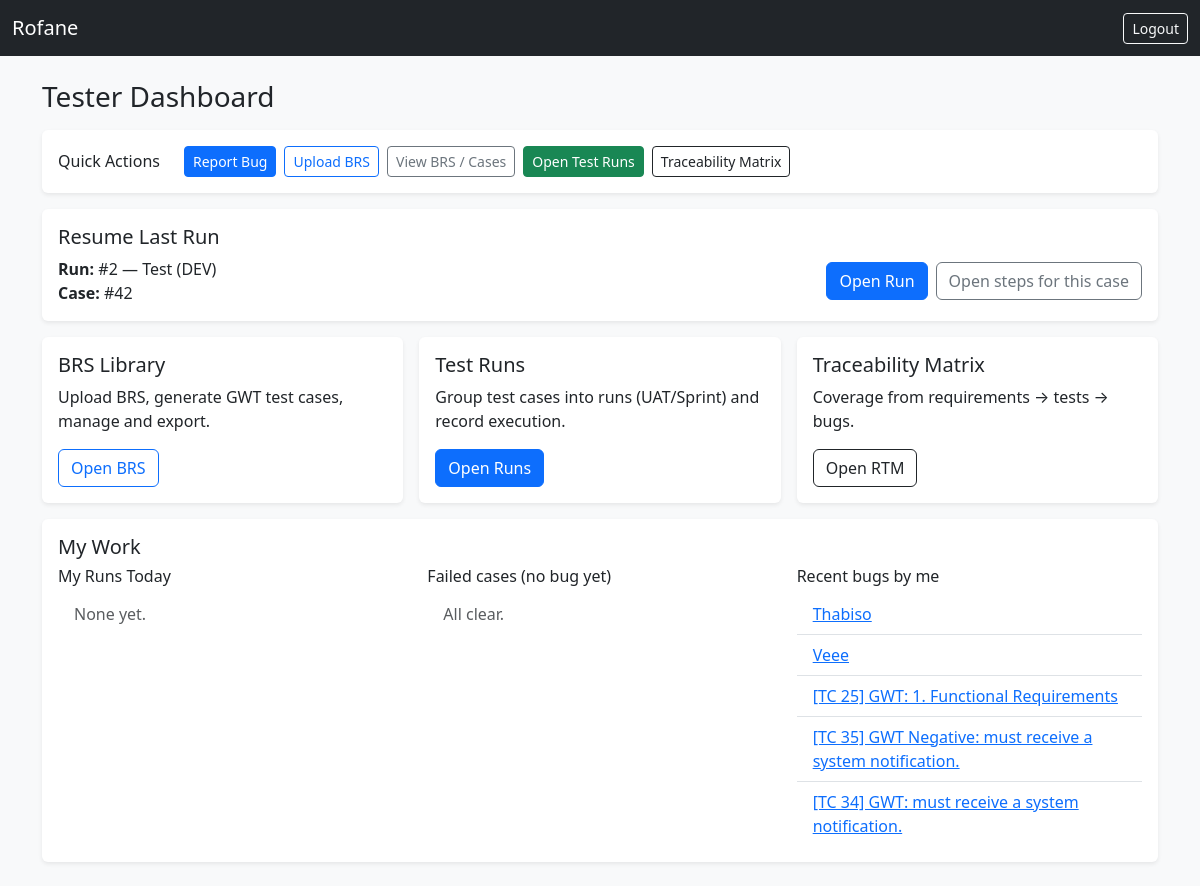
Screenshot of /dashboard/tester_dashboard.php (signed in) with the database file from the repository.
### tables this page shows
CREATE TABLE `bugs` (
  `id` int(11) NOT NULL,
  `title` varchar(255) DEFAULT NULL,
  `component` varchar(80) DEFAULT NULL,
  `target_release` varchar(40) DEFAULT NULL,
  `description` text DEFAULT NULL,
  `fix_notes` text DEFAULT NULL,
  `commit_ref` varchar(80) DEFAULT NULL,
  `severity` enum('Low','Medium','High','Critical') NOT NULL,
  `status` enum('Open','In Progress','Resolved','Closed') DEFAULT 'Open',
  `resolution` varchar(40) DEFAULT NULL,
  `closed_by` int(11) DEFAULT NULL,
  `closed_at` datetime DEFAULT NULL,
  `reported_by` int(11) DEFAULT NULL,
  `assigned_to` int(11) DEFAULT NULL,
  `created_at` timestamp NOT NULL DEFAULT current_timestamp(),
  `priority` varchar(20) DEFAULT 'Medium',
  `updated_at` timestamp NULL DEFAULT NULL
);

### dashboard/tester_dashboard.php (the view, shortened to what this page needs)
<?php
require_once '../includes/config.php';
$conn->query("CREATE TABLE IF NOT EXISTS test_runs (
    id INT AUTO_INCREMENT PRIMARY KEY,
    brs_id INT NOT NULL,
    name VARCHAR(255) NOT NULL,
    environment VARCHAR(255) DEFAULT 'Default',
    created_by INT NOT NULL,
    started_at TIMESTAMP NULL DEFAULT NULL,
    ended_at TIMESTAMP NULL DEFAULT NULL,
    created_at TIMESTAMP DEFAULT CURRENT_TIMESTAMP
)");
$conn->query("CREATE TABLE IF NOT EXISTS test_run_results (
    id INT AUTO_INCREMENT PRIMARY KEY,
    run_id INT NOT NULL,
    case_id INT NOT NULL,
    status VARCHAR(20) NOT NULL,
    actual TEXT NULL,
    executed_by INT NOT NULL,
    executed_at TIMESTAMP DEFAULT CURRENT_TIMESTAMP
)");
$conn->query("CREATE TABLE IF NOT EXISTS brs_test_cases (
    id INT AUTO_INCREMENT PRIMARY KEY,
    brs_id INT NOT NULL,
    requirement_id VARCHAR(64) NULL,
    title VARCHAR(255) NOT NULL,
    steps TEXT NULL,
    expected TEXT NULL,
    priority VARCHAR(20) DEFAULT 'Medium',
    status VARCHAR(20) DEFAULT 'Draft',
    bug_id INT NULL,
    created_at TIMESTAMP DEFAULT CURRENT_TIMESTAMP
)");
$conn->query("CREATE TABLE IF NOT EXISTS bugs (
    id INT AUTO_INCREMENT PRIMARY KEY,
    title VARCHAR(255) NOT NULL,
    description TEXT NULL,
    severity VARCHAR(20) DEFAULT 'Medium',
    status VARCHAR(20) DEFAULT 'Open',
    reported_by INT NOT NULL,
    assigned_to INT NULL,
    created_at TIMESTAMP DEFAULT CURRENT_TIMESTAMP
)");
?>
<!DOCTYPE html>
<html>
<head>
  <link href="https://cdn.jsdelivr.net/npm/bootstrap@5.3.2/dist/css/bootstrap.min.css" rel="stylesheet">
</head>
<body class="bg-light">
  <nav class="navbar navbar-expand-lg navbar-dark bg-dark">
    <div class="container-fluid">
      <a class="navbar-brand" href="#">Rofane</a>
      <div class="d-flex">
        <a href="../logout.php" class="btn btn-outline-light btn-sm">Logout</a>
      </div>
    </div>
  </nav>
  <div class="container py-4">
    <div class="d-flex align-items-center justify-content-between mb-3">
      <h3 class="mb-0">Tester Dashboard</h3>
    </div>
    <div class="row g-3">
      <div class="col-12">
        <div class="card border-0 shadow-sm">
          <div class="card-body d-flex flex-wrap gap-2 align-items-center">
            <h6 class="mb-0 me-3">Quick Actions</h6>
            <a href="../modules/bug_tracker/report_bug.php" class="btn btn-primary btn-sm">Report Bug</a>
            <a href="../modules/brs/upload_brs.php" class="btn btn-outline-primary btn-sm">Upload BRS</a>
            <a href="../modules/brs/index.php" class="btn btn-outline-secondary btn-sm">View BRS / Cases</a>
            <a href="../modules/test_runs/list.php" class="btn btn-success btn-sm">Open Test Runs</a>
            <a href="../modules/brs/traceability.php" class="btn btn-outline-dark btn-sm">Traceability Matrix</a>
          </div>
        </div>
      </div>
      <div class="col-md-12">
        <div class="card border-0 shadow-sm">
          <div class="card-body">
            <h5 class="card-title">Resume Last Run</h5>
            <?php
            $uid = $_SESSION['user_id'];
            $last = null;
            if ($q = $conn->prepare("SELECT rr.run_id, rr.case_id, r.name, r.environment, r.brs_id
                                     FROM test_run_step_results rr
                                     JOIN test_runs r ON r.id=rr.run_id
                                     WHERE rr.executed_by=? ORDER BY rr.executed_at DESC LIMIT 1")) {
                $q->bind_param("i", $uid);
                $q->execute();
                $rs = $q->get_result();
                $last = $rs->fetch_assoc();
            }
            if ($last):
            ?>
              <div class="d-flex flex-wrap align-items-center justify-content-between">
                <div>
                  <div><strong>Run:</strong> #<?= (int)$last['run_id'] ?> — <?= htmlspecialchars($last['name']) ?> (<?= htmlspecialchars($last['environment']) ?>)</div>
                  <div><strong>Case:</strong> #<?= (int)$last['case_id'] ?></div>
                </div>
                <div class="d-flex gap-2">
                  <a class="btn btn-primary" href="../modules/test_runs/view.php?run_id=<?= (int)$last['run_id'] ?>">Open Run</a>
                  <a class="btn btn-outline-secondary" href="../modules/test_runs/view.php?run_id=<?= (int)$last['run_id'] ?>#steps-<?= (int)$last['case_id'] ?>">Open steps for this case</a>
                </div>
              </div>
            <?php else: ?>
              <div class="text-muted">No recent activity. Start by adding cases to a run from your BRS.</div>
            <?php endif; ?>
          </div>
        </div>
      </div>
      <div class="col-md-4">
        <div class="card border-0 shadow-sm h-100">
          <div class="card-body">
            <h5 class="card-title">BRS Library</h5>
            <p class="card-text">Upload BRS, generate GWT test cases, manage and export.</p>
            <a href="../modules/brs/index.php" class="btn btn-outline-primary">Open BRS</a>
          </div>
        </div>
      </div>
      <div class="col-md-4">
        <div class="card border-0 shadow-sm h-100">
          <div class="card-body">
            <h5 class="card-title">Test Runs</h5>
            <p class="card-text">Group test cases into runs (UAT/Sprint) and record execution.</p>
            <a href="../modules/test_runs/list.php" class="btn btn-primary">Open Runs</a>
          </div>
        </div>
      </div>
      <div class="col-md-4">
        <div class="card border-0 shadow-sm h-100">
          <div class="card-body">
            <h5 class="card-title">Traceability Matrix</h5>
            <p class="card-text">Coverage from requirements → tests → bugs.</p>
            <a href="../modules/brs/traceability.php" class="btn btn-outline-dark">Open RTM</a>
          </div>
        </div>
      </div>
      <div class="col-md-12">
        <div class="card border-0 shadow-sm">
          <div class="card-body">
            <h5 class="card-title">My Work</h5>
            <?php
            $uid = $_SESSION['user_id'];
            $today = date('Y-m-d');
            $rres = false;
            if ($stmt = $conn->prepare("SELECT id, name, environment FROM test_runs WHERE created_by=? AND DATE(created_at)=? ORDER BY created_at DESC LIMIT 5")) {
                $stmt->bind_param("is", $uid, $today);
                $stmt->execute(); $rres = $stmt->get_result(); $stmt->close();
            }
            $fails = false;
            $failSql = "SELECT rr.run_id, rr.case_id, c.title, c.brs_id
                        FROM test_run_results rr
                        JOIN brs_test_cases c ON c.id=rr.case_id
                        WHERE rr.executed_by=? AND rr.status='Failed' AND (c.bug_id IS NULL OR c.bug_id=0)
                        ORDER BY rr.executed_at DESC LIMIT 5";
            if ($stmt = $conn->prepare($failSql)) {
                $stmt->bind_param("i", $uid);
                $stmt->execute(); $fails = $stmt->get_result(); $stmt->close();
            }
            $bugs = false;
            if ($stmt = $conn->prepare("SELECT id, title FROM bugs WHERE reported_by=? ORDER BY id DESC LIMIT 5")) {
                $stmt->bind_param("i", $uid);
                $stmt->execute(); $bugs = $stmt->get_result(); $stmt->close();
            }
            ?>
            <div class="row">
              <div class="col-md-4">
                <h6>My Runs Today</h6>
                <ul class="list-group list-group-flush">
                  <?php if (!$rres || $rres->num_rows===0): ?>
                    <li class="list-group-item text-muted">None yet.</li>
                  <?php else: while($r=$rres->fetch_assoc()): ?>
                    <li class="list-group-item">
                      <a href="../modules/test_runs/view.php?run_id=<?= (int)$r['id'] ?>">#<?= (int)$r['id'] ?> — <?= htmlspecialchars($r['name']) ?></a>
                      <small class="text-muted"> (<?= htmlspecialchars($r['environment']) ?>)</small>
                    </li>
                  <?php endwhile; endif; ?>
                </ul>
              </div>
              <div class="col-md-4">
                <h6>Failed cases (no bug yet)</h6>
                <ul class="list-group list-group-flush">
                  <?php if (!$fails || $fails->num_rows===0): ?>
                    <li class="list-group-item text-muted">All clear.</li>
                  <?php else: while($f=$fails->fetch_assoc()): ?>
                    <li class="list-group-item">
                      <a href="../modules/test_runs/view.php?run_id=<?= (int)$f['run_id'] ?>">Run #<?= (int)$f['run_id'] ?></a>
                      — <?= htmlspecialchars($f['title']) ?>
                      <div class="mt-1">
                        <a class="btn btn-sm btn-danger" href="../modules/bug_tracker/report_bug.php?source=tc&brs_id=<?= (int)$f['brs_id'] ?>&tc_id=<?= (int)$f['case_id'] ?>&ref=brs">Log bug</a>
                      </div>
                    </li>
                  <?php endwhile; endif; ?>
                </ul>
              </div>
              <div class="col-md-4">
                <h6>Recent bugs by me</h6>
                <ul class="list-group list-group-flush">
                  <?php if (!$bugs || $bugs->num_rows===0): ?>
                    <li class="list-group-item text-muted">No bugs yet.</li>
                  <?php else: while($b=$bugs->fetch_assoc()): ?>
                    <li class="list-group-item">
                      <a href="../modules/bug_tracker/bug_detail.php?id=<?= (int)$b['id'] ?>"><?= htmlspecialchars($b['title']) ?></a>
                    </li>
                  <?php endwhile; endif; ?>
                </ul>
              </div>
            </div>
          </div>
        </div>
      </div>
    </div>
  </div>
</body>
</html>

### rows the page displays
bugs: title "Thabiso"
bugs: title "Veee"
bugs: title "[TC 25] GWT: 1. Functional Requirements"
bugs: title "[TC 35] GWT Negative: must receive a system notification."
bugs: title "[TC 34] GWT: must receive a system notification."

### other values shown
$last['run_id'] "2"
$last['name'] "Test"
$last['environment'] "DEV"
$last['case_id'] "42"
